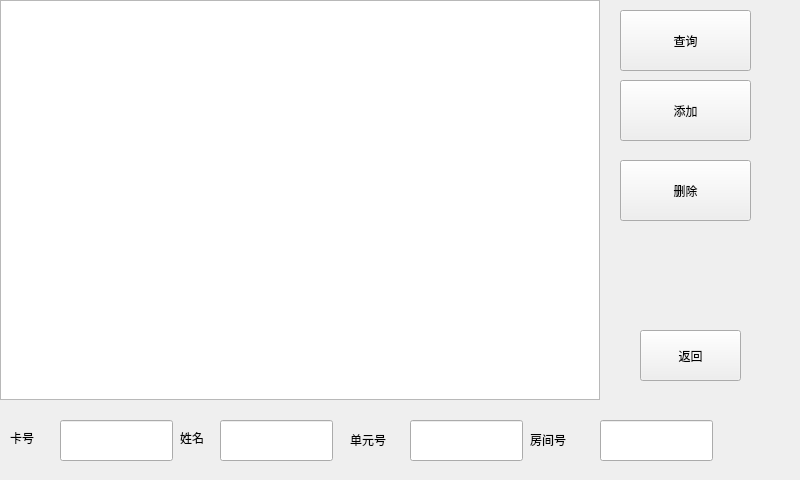
<?xml version="1.0" encoding="UTF-8"?>
<ui version="4.0">
 <class>adminmanege</class>
 <widget class="QWidget" name="adminmanege">
  <property name="geometry">
   <rect>
    <x>0</x>
    <y>0</y>
    <width>800</width>
    <height>480</height>
   </rect>
  </property>
  <property name="windowTitle">
   <string>Form</string>
  </property>
  <widget class="QPushButton" name="delete_pushButton">
   <property name="geometry">
    <rect>
     <x>620</x>
     <y>160</y>
     <width>131</width>
     <height>61</height>
    </rect>
   </property>
   <property name="text">
    <string>删除</string>
   </property>
  </widget>
  <widget class="QLabel" name="label">
   <property name="geometry">
    <rect>
     <x>10</x>
     <y>430</y>
     <width>31</width>
     <height>16</height>
    </rect>
   </property>
   <property name="text">
    <string>卡号</string>
   </property>
  </widget>
  <widget class="QLineEdit" name="cardid_lineEdit">
   <property name="geometry">
    <rect>
     <x>60</x>
     <y>420</y>
     <width>113</width>
     <height>41</height>
    </rect>
   </property>
  </widget>
  <widget class="QLineEdit" name="name_lineEdit">
   <property name="geometry">
    <rect>
     <x>220</x>
     <y>420</y>
     <width>113</width>
     <height>41</height>
    </rect>
   </property>
  </widget>
  <widget class="QLabel" name="label_2">
   <property name="geometry">
    <rect>
     <x>180</x>
     <y>430</y>
     <width>31</width>
     <height>16</height>
    </rect>
   </property>
   <property name="text">
    <string>姓名</string>
   </property>
  </widget>
  <widget class="QLineEdit" name="unit_lineEdit">
   <property name="geometry">
    <rect>
     <x>410</x>
     <y>420</y>
     <width>113</width>
     <height>41</height>
    </rect>
   </property>
  </widget>
  <widget class="QLabel" name="label_3">
   <property name="geometry">
    <rect>
     <x>350</x>
     <y>430</y>
     <width>51</width>
     <height>20</height>
    </rect>
   </property>
   <property name="text">
    <string>单元号</string>
   </property>
  </widget>
  <widget class="QLineEdit" name="roomnum_lineEdit">
   <property name="geometry">
    <rect>
     <x>600</x>
     <y>420</y>
     <width>113</width>
     <height>41</height>
    </rect>
   </property>
  </widget>
  <widget class="QLabel" name="label_4">
   <property name="geometry">
    <rect>
     <x>530</x>
     <y>430</y>
     <width>51</width>
     <height>20</height>
    </rect>
   </property>
   <property name="text">
    <string>房间号</string>
   </property>
  </widget>
  <widget class="QPushButton" name="add_pushButton_2">
   <property name="geometry">
    <rect>
     <x>620</x>
     <y>10</y>
     <width>131</width>
     <height>61</height>
    </rect>
   </property>
   <property name="text">
    <string>查询</string>
   </property>
  </widget>
  <widget class="QListWidget" name="listWidget">
   <property name="geometry">
    <rect>
     <x>0</x>
     <y>0</y>
     <width>600</width>
     <height>400</height>
    </rect>
   </property>
  </widget>
  <widget class="QPushButton" name="pushButton">
   <property name="geometry">
    <rect>
     <x>640</x>
     <y>330</y>
     <width>101</width>
     <height>51</height>
    </rect>
   </property>
   <property name="text">
    <string>返回</string>
   </property>
  </widget>
  <widget class="QPushButton" name="add_pushButton_3">
   <property name="geometry">
    <rect>
     <x>620</x>
     <y>80</y>
     <width>131</width>
     <height>61</height>
    </rect>
   </property>
   <property name="text">
    <string>添加</string>
   </property>
  </widget>
 </widget>
 <resources/>
 <connections/>
</ui>
